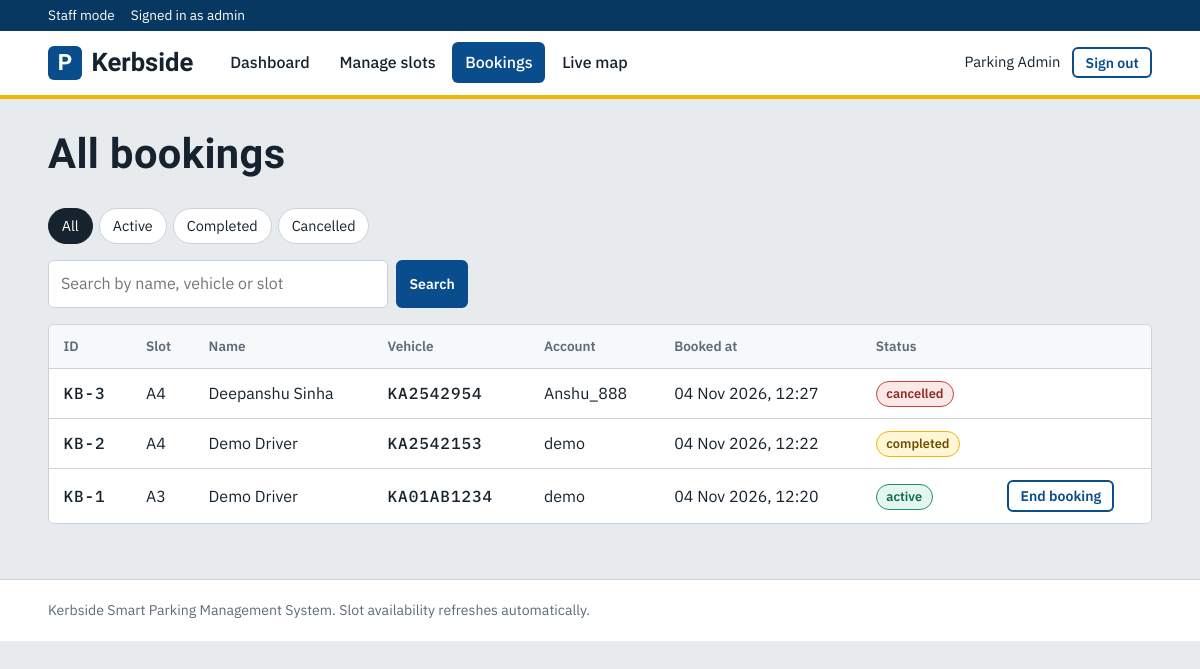
/staff/bookings/ (signed in), run on the app's committed database.
### parking/models.py (models this page shows, shortened)
class Booking(models.Model):
    user = models.ForeignKey(settings.AUTH_USER_MODEL, on_delete=models.CASCADE, related_name="bookings")
    slot = models.ForeignKey(Slot, on_delete=models.CASCADE, related_name="bookings")
    name = models.CharField(max_length=60)
    vehicle_number = models.CharField(max_length=15)
    status = models.CharField(max_length=12, default="active")
    created_at = models.DateTimeField(default=timezone.now)
    ended_at = models.DateTimeField(null=True, blank=True)
    class Meta:
        ordering = ["-id"]
    @property
    def slot_label(self):
        return self.slot.label
    @property
    def account(self):
        return self.user.username

class Slot(models.Model):
    label = models.CharField(max_length=10, unique=True)
    zone = models.CharField(max_length=10)
    slot_type = models.CharField(max_length=12, default="Car")
    status = models.CharField(max_length=12, default="available")
    class Meta:
        ordering = ["zone", "label"]

### parking/views.py (the view)
# urls.py: path("staff/bookings/", views.admin_bookings, name="admin_bookings"),
@admin_required
def admin_bookings(request):
    current = request.GET.get("status", "")
    if current not in ("active", "completed", "cancelled"):
        current = ""
    needle = request.GET.get("q", "").strip()
    rows = Booking.objects.select_related("slot", "user")
    if current:
        rows = rows.filter(status=current)
    if needle:
        rows = rows.filter(Q(name__icontains=needle) | Q(vehicle_number__icontains=needle) | Q(slot__label__icontains=needle))
    return render(request, "admin_bookings.html", {"bookings": rows, "current": current, "query": needle, "page": "admin_bookings"})

### parking/views.py (called while the page is built)
def admin_required(view):
    @wraps(view)
    def wrapper(request, *args, **kwargs):
        if not request.user.is_authenticated:
            return redirect("admin_login")
        if not request.user.is_staff:
            messages.error(request, "You do not have access to that page.")
            return redirect("home")
        return view(request, *args, **kwargs)
    return wrapper

### parking/templates/admin_bookings.html (shortened to what this page needs)
{% extends "base.html" %}
{% block content %}
<div class="page-head"><h1 style="font-size:2.6rem">All bookings</h1></div>
<div class="tabs">
  <a class="tab {% if current == '' %}on{% endif %}" href="{% url 'admin_bookings' %}">All</a>
  <a class="tab {% if current == 'active' %}on{% endif %}" href="{% url 'admin_bookings' %}?status=active">Active</a>
  <a class="tab {% if current == 'completed' %}on{% endif %}" href="{% url 'admin_bookings' %}?status=completed">Completed</a>
  <a class="tab {% if current == 'cancelled' %}on{% endif %}" href="{% url 'admin_bookings' %}?status=cancelled">Cancelled</a>
</div>
<form class="search" method="get" action="{% url 'admin_bookings' %}">
  <input type="text" name="q" value="{{ query }}" placeholder="Search by name, vehicle or slot" aria-label="Search bookings">
  <button class="btn btn-sm" type="submit">Search</button>
</form>
<div class="table-wrap">
{% if bookings %}
<table>
  <thead><tr><th>ID</th><th>Slot</th><th>Name</th><th>Vehicle</th><th>Account</th><th>Booked at</th><th>Status</th><th></th></tr></thead>
  <tbody>
  {% for b in bookings %}
  <tr>
    <td class="plate">KB-{{ b.id }}</td><td>{{ b.slot_label }}</td><td>{{ b.name }}</td><td class="plate">{{ b.vehicle_number }}</td><td>{{ b.account }}</td>
    <td>{{ b.created_at|date:"d M Y, H:i" }}</td><td><span class="badge badge-{{ b.status }}">{{ b.status }}</span></td>
    <td>{% if b.status == 'active' %}<form class="inline-form" method="post" action="{% url 'admin_booking_end' b.id %}" onsubmit="return confirm('End this booking and free the slot?')">{% csrf_token %}<button class="btn btn-ghost btn-sm" type="submit">End booking</button></form>{% endif %}</td>
  </tr>
  {% endfor %}
  </tbody>
</table>
{% else %}<div class="empty">No bookings match this view.</div>{% endif %}
</div>
{% endblock %}

### parking/templates/base.html (shortened to what this page needs)
{% load static %}<!doctype html>
<html lang="en">
<head>
  <link rel="stylesheet" href="{% static 'css/style.css' %}">
</head>
<body>
{% if user.is_staff %}
<div class="staff-bar"><div class="container"><span>Staff mode</span><span>Signed in as {{ user.username }}</span></div></div>
{% endif %}
<header class="site-header">
  <div class="container">
    <a class="brand" href="{% url 'home' %}"><span class="brand-mark">P</span>Kerbside</a>
    <nav class="nav" aria-label="Main">
      {% if user.is_staff %}
        <a href="{% url 'admin_dashboard' %}" class="{% if page == 'dashboard' %}on{% endif %}">Dashboard</a>
        <a href="{% url 'admin_slots' %}" class="{% if page == 'admin_slots' %}on{% endif %}">Manage slots</a>
        <a href="{% url 'admin_bookings' %}" class="{% if page == 'admin_bookings' %}on{% endif %}">Bookings</a>
        <a href="{% url 'slots' %}" class="{% if page == 'slots' %}on{% endif %}">Live map</a>
      {% elif user.is_authenticated %}
        <a href="{% url 'slots' %}" class="{% if page == 'slots' %}on{% endif %}">Book a slot</a>
        <a href="{% url 'my_bookings' %}" class="{% if page == 'my_bookings' %}on{% endif %}">My bookings</a>
      {% else %}
        <a href="{% url 'home' %}" class="{% if page == 'home' %}on{% endif %}">Home</a>
        <a href="{% url 'slots' %}" class="{% if page == 'slots' %}on{% endif %}">Live slots</a>
      {% endif %}
    </nav>
    <div class="nav-user">
      {% if user.is_authenticated %}
        <span>{{ user.first_name }}</span>
        <form class="inline-form" method="post" action="{% url 'logout' %}">{% csrf_token %}<button class="btn btn-ghost btn-sm" type="submit">Sign out</button></form>
      {% else %}
        <a class="btn btn-ghost btn-sm" href="{% url 'login' %}">Sign in</a>
        <a class="btn btn-sm" href="{% url 'register' %}">Create account</a>
        <a class="small" href="{% url 'admin_login' %}">Staff portal</a>
      {% endif %}
    </div>
  </div>
</header>
<main>
  <div class="container">
    {% block content %}{% endblock %}
  </div>
</main>
<footer class="site-footer"><div class="container">Kerbside Smart Parking Management System. Slot availability refreshes automatically.</div></footer>
</body>
</html>

### parking/static/css/style.css (style rules this page uses)
:root { --concrete:#E8EBEE; --paper:#FFFFFF; --ink:#16232E; --muted:#5E6B78; --line:#CBD2D9; --sign:#0A4D8C; --sign-dark:#073862; --bay:#17936B; --brake:#C8423B; --paint:#F2B705; --asphalt:#2B343C; --asphalt-2:#36414A; --radius:6px; --font-head:"Barlow Condensed","Arial Narrow",Arial,sans-serif; --font-body:"IBM Plex Sans","Segoe UI",system-ui,sans-serif; --font-mono:"IBM Plex Mono",ui-monospace,Menlo,Consolas,monospace; }
* { box-sizing:border-box }
html { -webkit-text-size-adjust:100% }
body { margin:0;background:var(--concrete);color:var(--ink);font-family:var(--font-body);font-size:16px;line-height:1.55 }
h1,h2,h3 { font-family:var(--font-head);font-weight:700;line-height:1.1;margin:0 0 .5rem;letter-spacing:.01em }
h1 { font-size:clamp(2.4rem,5vw,3.8rem) }
a { color:var(--sign) }
.container { width:min(1120px,92%);margin:0 auto }
.plate { font-family:var(--font-mono);letter-spacing:.06em;font-weight:500 }
.site-header { background:var(--paper);border-bottom:4px solid var(--paint) }
.site-header .container { display:flex;align-items:center;gap:1.5rem;min-height:64px;flex-wrap:wrap }
.brand { display:flex;align-items:center;gap:.6rem;text-decoration:none;color:var(--ink);font-family:var(--font-head);font-weight:700;font-size:1.6rem }
.brand-mark { display:grid;place-items:center;width:34px;height:34px;background:var(--sign);color:#fff;border-radius:6px;font-size:1.4rem;line-height:1 }
.nav { display:flex;gap:.25rem;flex:1;flex-wrap:wrap }
.nav a { color:var(--ink);text-decoration:none;padding:.5rem .8rem;border-radius:var(--radius);font-weight:500 }
.nav a.on { background:var(--sign);color:#fff }
.nav-user { display:flex;align-items:center;gap:.75rem;font-size:.92rem }
.staff-bar { background:var(--sign-dark);color:#fff;font-size:.85rem;padding:.3rem 0 }
.staff-bar .container { display:flex;gap:1rem }
.btn { display:inline-block;border:2px solid var(--sign);background:var(--sign);color:#fff;padding:.6rem 1.1rem;border-radius:var(--radius);font:600 1rem var(--font-body);text-decoration:none;cursor:pointer }
.btn-ghost { background:transparent;color:var(--sign) }
.btn-sm { padding:.3rem .7rem;font-size:.88rem }
input[type=text],input[type=password],input[type=email],select { width:100%;padding:.65rem .75rem;border:1.5px solid var(--line);border-radius:var(--radius);font:inherit;background:#fff;color:var(--ink) }
.inline-form { display:inline }
main { padding:2rem 0 3rem;min-height:60vh }
.page-head { display:flex;justify-content:space-between;align-items:flex-end;gap:1rem;flex-wrap:wrap;margin-bottom:1.5rem }
.table-wrap { overflow-x:auto;background:var(--paper);border:1px solid var(--line);border-radius:var(--radius) }
table { width:100%;border-collapse:collapse;min-width:640px }
th,td { text-align:left;padding:.7rem .9rem;border-bottom:1px solid var(--line);vertical-align:middle }
th { font-size:.85rem;color:var(--muted);font-weight:600;background:#F6F8FA }
tr:last-child td { border-bottom:none }
.tabs { display:flex;gap:.4rem;flex-wrap:wrap;margin-bottom:1rem }
.tab { padding:.35rem .8rem;border:1.5px solid var(--line);border-radius:99px;text-decoration:none;color:var(--ink);background:#fff;font-size:.9rem }
.tab.on { background:var(--ink);color:#fff;border-color:var(--ink) }
.search { display:flex;gap:.5rem;margin-bottom:1rem;max-width:420px }
.badge { display:inline-block;padding:.12rem .6rem;border-radius:99px;font-size:.8rem;font-weight:600;border:1.5px solid }
.badge-available,.badge-active { color:#0d6b4c;border-color:var(--bay);background:#e5f5ef }
.badge-occupied,.badge-cancelled { color:#8f2a25;border-color:var(--brake);background:#fbe9e8 }
.badge-maintenance,.badge-completed { color:#6b5200;border-color:var(--paint);background:#fff6d6 }
.site-footer { border-top:1px solid var(--line);padding:1.25rem 0;color:var(--muted);font-size:.88rem;background:var(--paper) }

### data on the page
Booking: id "3", slot_label "A4", name "Deepanshu Sinha", vehicle_number "KA2542954", account "Anshu_888", created_at "04 Nov 2026, 12:27", status "cancelled"
Booking: id "2", slot_label "A4", name "Demo Driver", vehicle_number "KA2542153", account "demo", created_at "04 Nov 2026, 12:22", status "completed"
Booking: id "1", slot_label "A3", name "Demo Driver", vehicle_number "KA01AB1234", account "demo", created_at "04 Nov 2026, 12:20", status "active", shows "End booking"

### other printed values
{{ user.username }} "admin"
{{ user.first_name }} "Parking Admin"
